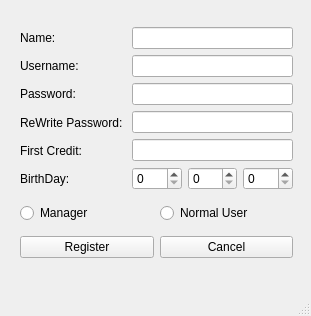
<?xml version="1.0" encoding="UTF-8"?>
<ui version="4.0">
 <class>signup</class>
 <widget class="QMainWindow" name="signup">
  <property name="geometry">
   <rect>
    <x>0</x>
    <y>0</y>
    <width>311</width>
    <height>316</height>
   </rect>
  </property>
  <property name="sizeIncrement">
   <size>
    <width>500</width>
    <height>500</height>
   </size>
  </property>
  <property name="windowTitle">
   <string>MainWindow</string>
  </property>
  <widget class="QWidget" name="centralwidget">
   <widget class="QWidget" name="">
    <property name="geometry">
     <rect>
      <x>20</x>
      <y>20</y>
      <width>273</width>
      <height>246</height>
     </rect>
    </property>
    <layout class="QVBoxLayout" name="verticalLayout_3">
     <item>
      <layout class="QHBoxLayout" name="horizontalLayout_2">
       <item>
        <layout class="QVBoxLayout" name="verticalLayout">
         <item>
          <widget class="QLabel" name="label">
           <property name="text">
            <string>Name: </string>
           </property>
          </widget>
         </item>
         <item>
          <widget class="QLabel" name="label_2">
           <property name="text">
            <string>Username: </string>
           </property>
          </widget>
         </item>
         <item>
          <widget class="QLabel" name="label_3">
           <property name="text">
            <string>Password: </string>
           </property>
          </widget>
         </item>
         <item>
          <widget class="QLabel" name="label_4">
           <property name="text">
            <string>ReWrite Password: </string>
           </property>
          </widget>
         </item>
         <item>
          <widget class="QLabel" name="label_5">
           <property name="text">
            <string>First Credit: </string>
           </property>
          </widget>
         </item>
         <item>
          <widget class="QLabel" name="label_6">
           <property name="text">
            <string>BirthDay: </string>
           </property>
          </widget>
         </item>
        </layout>
       </item>
       <item>
        <layout class="QVBoxLayout" name="verticalLayout_2">
         <item>
          <widget class="QLineEdit" name="lName"/>
         </item>
         <item>
          <widget class="QLineEdit" name="lUsername"/>
         </item>
         <item>
          <widget class="QLineEdit" name="lPassword"/>
         </item>
         <item>
          <widget class="QLineEdit" name="lRPassword"/>
         </item>
         <item>
          <widget class="QLineEdit" name="lFCredit"/>
         </item>
         <item>
          <layout class="QHBoxLayout" name="horizontalLayout">
           <item>
            <widget class="QSpinBox" name="sbYear"/>
           </item>
           <item>
            <widget class="QSpinBox" name="sbMonth"/>
           </item>
           <item>
            <widget class="QSpinBox" name="sbDay"/>
           </item>
          </layout>
         </item>
        </layout>
       </item>
      </layout>
     </item>
     <item>
      <layout class="QHBoxLayout" name="horizontalLayout_3">
       <item>
        <widget class="QRadioButton" name="rManager">
         <property name="text">
          <string>Manager</string>
         </property>
        </widget>
       </item>
       <item>
        <widget class="QRadioButton" name="rNUser">
         <property name="text">
          <string>Normal User</string>
         </property>
        </widget>
       </item>
      </layout>
     </item>
     <item>
      <layout class="QHBoxLayout" name="horizontalLayout_4">
       <item>
        <widget class="QPushButton" name="pRegister">
         <property name="text">
          <string>Register</string>
         </property>
        </widget>
       </item>
       <item>
        <widget class="QPushButton" name="pCancel">
         <property name="text">
          <string>Cancel</string>
         </property>
        </widget>
       </item>
      </layout>
     </item>
    </layout>
   </widget>
  </widget>
  <widget class="QMenuBar" name="menubar">
   <property name="geometry">
    <rect>
     <x>0</x>
     <y>0</y>
     <width>311</width>
     <height>25</height>
    </rect>
   </property>
  </widget>
  <widget class="QStatusBar" name="statusbar"/>
 </widget>
 <resources/>
 <connections/>
</ui>
